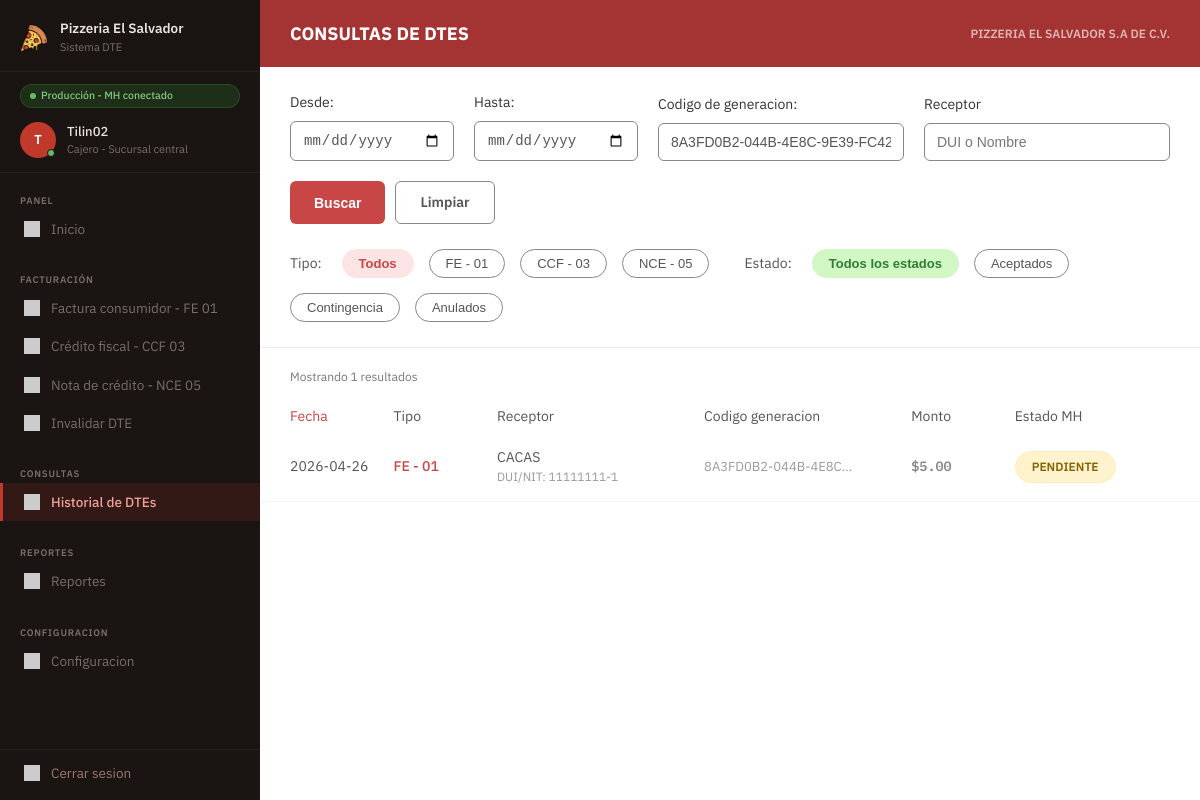
The page /historial_dte.php?f_codigo=8A3FD0B2-044B-4E8C-9E39-FC424D5C0A2D (signed in) on the database its author committed.
### tables this page shows
CREATE TABLE `factura` (
  `id_factura` int NOT NULL AUTO_INCREMENT,
  `id_receptor` int DEFAULT NULL,
  `codigo_generacion` char(36) NOT NULL,
  `numero_control` varchar(31) NOT NULL,
  `tipo_dte` char(2) NOT NULL DEFAULT '01',
  `ambiente` char(2) NOT NULL DEFAULT '00',
  `fecha_emision` date NOT NULL,
  `hora_emision` time NOT NULL,
  `condicion_pago` int NOT NULL DEFAULT '1',
  `total_no_sujeto` decimal(16,2) NOT NULL DEFAULT '0.00',
  `total_exento` decimal(16,2) NOT NULL DEFAULT '0.00',
  `total_gravado` decimal(16,2) NOT NULL DEFAULT '0.00',
  `sub_total` decimal(16,2) NOT NULL DEFAULT '0.00',
  `iva_retenido` decimal(16,2) NOT NULL DEFAULT '0.00',
  `retencion_renta` decimal(16,2) NOT NULL DEFAULT '0.00',
  `monto_total` decimal(16,2) NOT NULL DEFAULT '0.00',
  `total_iva` decimal(16,2) NOT NULL DEFAULT '0.00',
  `total_letras` varchar(200) NOT NULL,
  `firma_digital` text,
  `sello_recibido` varchar(50) DEFAULT NULL,
  `estado_mh` varchar(20) NOT NULL DEFAULT 'PENDIENTE',
  `codigo_msg` varchar(3) DEFAULT NULL,
  `descripcion_msg` varchar(500) DEFAULT NULL,
  `modo_contingencia` tinyint(1) NOT NULL DEFAULT '0',
  `intentos_envio` int NOT NULL DEFAULT '0',
  `fecha_registro` datetime NOT NULL DEFAULT CURRENT_TIMESTAMP,
  `fecha_envio` datetime DEFAULT NULL,
  `fecha_respuesta` datetime DEFAULT NULL,
  PRIMARY KEY (`id_factura`),
  UNIQUE KEY `uq_cod_gen` (`codigo_generacion`),
  UNIQUE KEY `uq_num_ctrl` (`numero_control`),
  KEY `fk_fact_dte` (`tipo_dte`),
  KEY `fk_factura_receptor` (`id_receptor`),
  CONSTRAINT `fk_fact_dte` FOREIGN KEY (`tipo_dte`) REFERENCES `cat_tipo_dte` (`codigo`),
  CONSTRAINT `fk_factura_receptor` FOREIGN KEY (`id_receptor`) REFERENCES `receptor` (`id_receptor`),
  CONSTRAINT `chk_estado_mh` CHECK ((`estado_mh` in (_utf8mb4'PENDIENTE',_utf8mb4'ACEPTADO',_utf8mb4'RECHAZADO',_utf8mb4'ANULADO',_utf8mb4'CONTINGENCIA')))
);

CREATE TABLE `receptor` (
  `id_receptor` int NOT NULL AUTO_INCREMENT,
  `tipo_documento` char(2) DEFAULT NULL,
  `num_documento` varchar(20) DEFAULT NULL,
  `nrc` varchar(8) DEFAULT NULL,
  `nombre` varchar(250) NOT NULL,
  `dir_departamento` char(2) NOT NULL,
  `dir_municipio` char(2) NOT NULL,
  `dir_complemento` varchar(200) DEFAULT NULL,
  `telefono` varchar(30) DEFAULT NULL,
  `cod_actividad` char(5) DEFAULT NULL,
  `correo` varchar(100) DEFAULT NULL,
  `usuario` varchar(50) DEFAULT NULL,
  `contrasena_hash` varchar(255) DEFAULT NULL,
  `activo` tinyint(1) DEFAULT '1',
  `fecha_registro` datetime DEFAULT CURRENT_TIMESTAMP,
  PRIMARY KEY (`id_receptor`),
  UNIQUE KEY `usuario` (`usuario`),
  KEY `fk_doc` (`tipo_documento`),
  KEY `fk_mun` (`dir_municipio`,`dir_departamento`),
  KEY `fk_act` (`cod_actividad`),
  CONSTRAINT `fk_act` FOREIGN KEY (`cod_actividad`) REFERENCES `cat_actividad_economica` (`codigo`),
  CONSTRAINT `fk_doc` FOREIGN KEY (`tipo_documento`) REFERENCES `cat_tipo_documento` (`codigo`),
  CONSTRAINT `fk_mun` FOREIGN KEY (`dir_municipio`, `dir_departamento`) REFERENCES `cat_municipio` (`codigo`, `codigo_depto`)
);

### historial_dte.php (the view, shortened to what this page needs)
<?php
$db = new Database();
$conn = $db->getConnection();
$f_desde = $_GET['f_desde'] ?? '';
$f_hasta = $_GET['f_hasta'] ?? '';
$f_codigo = $_GET['f_codigo'] ?? '';
$f_receptor = $_GET['f_receptor'] ?? '';
$f_tipo = $_GET['f_tipo'] ?? '';
$f_estado = $_GET['f_estado'] ?? '';
$sql = "SELECT
            f.tipo_dte,
            r.nombre AS receptor_nombre,
            r.num_documento AS receptor_doc,
            f.numero_control,
            f.codigo_generacion,
            f.monto_total,
            f.estado_mh,
            f.fecha_registro,
            f.fecha_emision,
            f.hora_emision,
            f.sello_recibido,
            f.descripcion_msg,
            f.total_iva,
            f.iva_retenido,
            f.retencion_renta
        FROM factura f
        LEFT JOIN receptor r ON f.id_receptor = r.id_receptor
        WHERE 1=1";
$tipos_param = "";
$params = [];
if (!empty($f_codigo)) {
    $sql .= " AND f.codigo_generacion LIKE ?";
    $tipos_param .= "s";
    $params[] = "%" . $f_codigo . "%";
}
$sql .= " ORDER BY f.fecha_emision DESC, f.hora_emision DESC";
$stmt = $conn->prepare($sql);
if (!empty($params)) {
    $stmt->bind_param($tipos_param, ...$params);
}
$stmt->execute();
$result = $stmt->get_result();
$facturas = [];
if ($result) {
    while ($row = $result->fetch_assoc()) {
        $facturas[] = $row;
    }
}
?>
<!DOCTYPE html>
<html lang="es">
<head>
    <link rel="stylesheet" href="css/style.css">
</head>
<body>
<div class="layout">
    <?php include 'navegacion.php'; ?>
    <div class="main-content" style="background-color: #fff;">
        <div class="historial-topbar">
            <h1>Consultas de DTEs</h1>
            <span class="company-name">Pizzeria El Salvador S.A de C.V.</span>
        </div>
        <form method="GET" action="historial_dte.php" class="filters-container" id="formFiltros">
            <div class="filters-grid">
                <div class="filter-group">
                    <label>Desde:</label>
                    <input type="date" name="f_desde" value="<?= htmlspecialchars($f_desde) ?>">
                </div>
                <div class="filter-group">
                    <label>Hasta:</label>
                    <input type="date" name="f_hasta" value="<?= htmlspecialchars($f_hasta) ?>">
                </div>
                <div class="filter-group" style="flex: 1.5;">
                    <label>Codigo de generacion:</label>
                    <input type="text" name="f_codigo" placeholder="Ej. A1B2C3D4..." value="<?= htmlspecialchars($f_codigo) ?>">
                </div>
                <div class="filter-group" style="flex: 1.5;">
                    <label>Receptor</label>
                    <input type="text" name="f_receptor" placeholder="DUI o Nombre" value="<?= htmlspecialchars($f_receptor) ?>">
                </div>
                <div class="filter-actions">
                    <button type="submit" class="btn-buscar">Buscar</button>
                    <a href="historial_dte.php" class="btn-limpiar" style="text-decoration:none; display:flex; align-items:center;">Limpiar</a>
                </div>
            </div>
            <div class="pills-row">
                <span class="pills-label">Tipo:</span>
                <button type="button" class="pill-btn <?= empty($f_tipo) || $f_tipo == 'TODOS' ? 'active red' : '' ?>" onclick="setFilter('f_tipo', 'TODOS')">Todos</button>
                <button type="button" class="pill-btn <?= $f_tipo == '01' ? 'active red' : '' ?>" onclick="setFilter('f_tipo', '01')">FE - 01</button>
                <button type="button" class="pill-btn <?= $f_tipo == '03' ? 'active red' : '' ?>" onclick="setFilter('f_tipo', '03')">CCF - 03</button>
                <button type="button" class="pill-btn <?= $f_tipo == '05' ? 'active red' : '' ?>" onclick="setFilter('f_tipo', '05')">NCE - 05</button>
                <span class="pills-label" style="margin-left: 20px;">Estado:</span>
                <button type="button" class="pill-btn <?= empty($f_estado) || $f_estado == 'TODOS' ? 'active green' : '' ?>" onclick="setFilter('f_estado', 'TODOS')">Todos los estados</button>
                <button type="button" class="pill-btn <?= $f_estado == 'ACEPTADO' ? 'active green' : '' ?>" onclick="setFilter('f_estado', 'ACEPTADO')">Aceptados</button>
                <button type="button" class="pill-btn <?= $f_estado == 'CONTINGENCIA' ? 'active green' : '' ?>" onclick="setFilter('f_estado', 'CONTINGENCIA')">Contingencia</button>
                <button type="button" class="pill-btn <?= $f_estado == 'ANULADO' ? 'active green' : '' ?>" onclick="setFilter('f_estado', 'ANULADO')">Anulados</button>
            </div>
        </form>
        <div class="results-info">Mostrando <?= count($facturas) ?> resultados</div>
        <div class="table-header">
            <div class="sortable">Fecha</div>
            <div>Tipo</div>
            <div>Receptor</div>
            <div>Codigo generacion</div>
            <div>Monto</div>
            <div>Estado MH</div>
        </div>
        <?php if(empty($facturas)): ?>
            <div style="padding: 30px; text-align: center; color: #888;">No hay facturas registradas aún.</div>
        <?php else: ?>
            <?php foreach ($facturas as $index => $fac):
                $tipoLabel = ($fac['tipo_dte'] == '01') ? 'FE - 01' : 'CCF - 03';
                $badgeClass = ($fac['estado_mh'] == 'ACEPTADO') ? 'badge-aceptado' : 'badge-pendiente';
                $fechaEmi = date("Y-m-d", strtotime($fac['fecha_emision']));
            ?>
            <div class="row-item" onclick="toggleDetails(<?= $index ?>)">
                <div><?= htmlspecialchars($fechaEmi) ?></div>
                <div class="td-tipo"><?= $tipoLabel ?></div>
                <div class="td-receptor">
                    <?= htmlspecialchars($fac['receptor_nombre'] ?? 'Consumidor Final') ?>
                    <span class="dui">DUI/NIT: <?= htmlspecialchars($fac['receptor_doc'] ?? 'N/A') ?></span>
                </div>
                <div class="td-codigo"><?= htmlspecialchars(substr($fac['codigo_generacion'], 0, 18)) ?>...</div>
                <div class="td-monto">$<?= number_format($fac['monto_total'], 2) ?></div>
                <div><span class="<?= $badgeClass ?>"><?= htmlspecialchars($fac['estado_mh']) ?></span></div>
            </div>
            <?php endforeach; ?>
        <?php endif; ?>
    </div>
</div>
</body>
</html>

### css/style.css (style rules this page uses)
*, *::before, *::after { box-sizing: border-box; margin: 0; padding: 0; }
:root { --sidebar-bg: #1a1412; --sidebar-width: 260px; --sidebar-accent: #c0392b; --bg-main: #f0efed; --bg-card: #ffffff; --bg-card-hover: #fafafa; --text-primary: #1a1412; --text-secondary: #6b6560; --text-muted: #9e9890; --text-sidebar: #e8e2da; --text-sidebar-dim: #7a6f68; --fe-bg: #fde8e7; --fe-color: #c0392b; --ccf-bg: #e6f4ea; --ccf-color:#2e7d32; --nce-bg: #fff3e0; --nce-color:#e65100; --inv-bg: #eeeeee; --inv-color:#424242; --estado-aceptado-bg: #e6f4ea; --estado-aceptado-color: #2e7d32; --estado-contingencia-bg: #fff3e0; --estado-contingencia-color: #e65100; --border: #e2ddd8; --border-light: #ebe7e2; --font: 'IBM Plex Sans', sans-serif; --font-mono: 'IBM Plex Mono', monospace; --shadow-card: 0 1px 3px rgba(0,0,0,.07), 0 1px 2px rgba(0,0,0,.04); --shadow-card-hover: 0 4px 12px rgba(0,0,0,.10); }
html, body { height: 100%; font-family: var(--font); background: var(--bg-main); color: var(--text-primary); font-size: 14px; line-height: 1.5; }
a { text-decoration: none; color: inherit; }
.layout { display: flex; min-height: 100vh; }
.main-content { flex: 1; margin-left: var(--sidebar-width); display: flex; flex-direction: column; min-height: 100vh; }
.td-monto { font-family: var(--font-mono); font-size: 13.5px; font-weight: 500; color: var(--text-primary); white-space: nowrap; }
.historial-topbar { background-color: #a43333; color: #ffffff; padding: 20px 30px; display: flex; justify-content: space-between; align-items: center; }
.historial-topbar h1 { margin: 0; font-size: 18px; text-transform: uppercase; font-weight: 700; }
.historial-topbar .company-name { font-size: 12px; font-weight: 600; text-transform: uppercase; color: #e0b4b4; }
.filters-container { padding: 25px 30px; background-color: #ffffff; border-bottom: 1px solid #eee; }
.filters-grid { display: flex; gap: 20px; margin-bottom: 25px; align-items: flex-end; flex-wrap: wrap; }
.filter-group { display: flex; flex-direction: column; gap: 8px; flex: 1; min-width: 150px; }
.filter-group label { font-size: 14px; color: #333; }
.filter-group input { padding: 10px 12px; border: 1px solid #888; border-radius: 6px; font-size: 14px; color: #555; outline: none; }
.filter-actions { display: flex; gap: 10px; }
.btn-buscar { background-color: #c94646; color: white; border: none; padding: 10px 24px; border-radius: 6px; font-weight: 600; cursor: pointer; font-size: 14px; }
.btn-limpiar { background-color: transparent; color: #555; border: 1px solid #888; padding: 10px 24px; border-radius: 6px; font-weight: 600; cursor: pointer; font-size: 14px; }
.pills-row { display: flex; align-items: center; gap: 15px; flex-wrap: wrap; }
.pills-label { font-size: 14px; color: #555; margin-right: 5px; }
.pill-btn { background: transparent; border: 1px solid #888; color: #555; padding: 6px 16px; border-radius: 20px; font-size: 13px; cursor: pointer; transition: all 0.2s; }
.pill-btn.active.red { background-color: #fce4e4; color: #c94646; border-color: #fce4e4; font-weight: 600; }
.pill-btn.active.green { background-color: #d1f7c4; color: #2e7d32; border-color: #d1f7c4; font-weight: 600; }
.results-info { font-size: 12px; color: #777; margin: 20px 30px 10px 30px; }
.table-header, .row-item { display: grid; grid-template-columns: 1fr 1fr 2fr 2fr 1fr 1.5fr; padding: 10px 30px; color: #555; font-size: 14px; align-items: center; }
.table-header { padding-bottom: 5px; }
.table-header .sortable { color: #c94646; }
.row-item { padding: 15px 30px; border-bottom: 1px solid #f5f5f5; cursor: pointer; }
.td-tipo { color: #c94646; font-weight: 500; }
.td-receptor { display: flex; flex-direction: column; }
.td-receptor .dui { font-size: 12px; color: #999; }
.td-monto { color: #888; font-weight: 600; }
.td-codigo { color: #999; font-size: 13px; }
.badge-pendiente { background-color: #fff3cd; color: #856404; padding: 6px 16px; border-radius: 20px; font-weight: 600; font-size: 12px; border: 1px solid #ffeeba; display: inline-block; text-align: center; }

### rows shown on the page
factura: fecha_emision "2026-04-26", tipo_dte "FE - 01", id_receptor.nombre "CACAS", id_receptor.num_documento "11111111-1", codigo_generacion "8A3FD0B2-044B-4E8C", monto_total "5.00", estado_mh "PENDIENTE"

### other values the page prints
$usuario_iniciales "T"
$usuario_nombre "Tilin02"
$usuario_rol "Cajero - Sucursal central"
count($facturas) "1"
